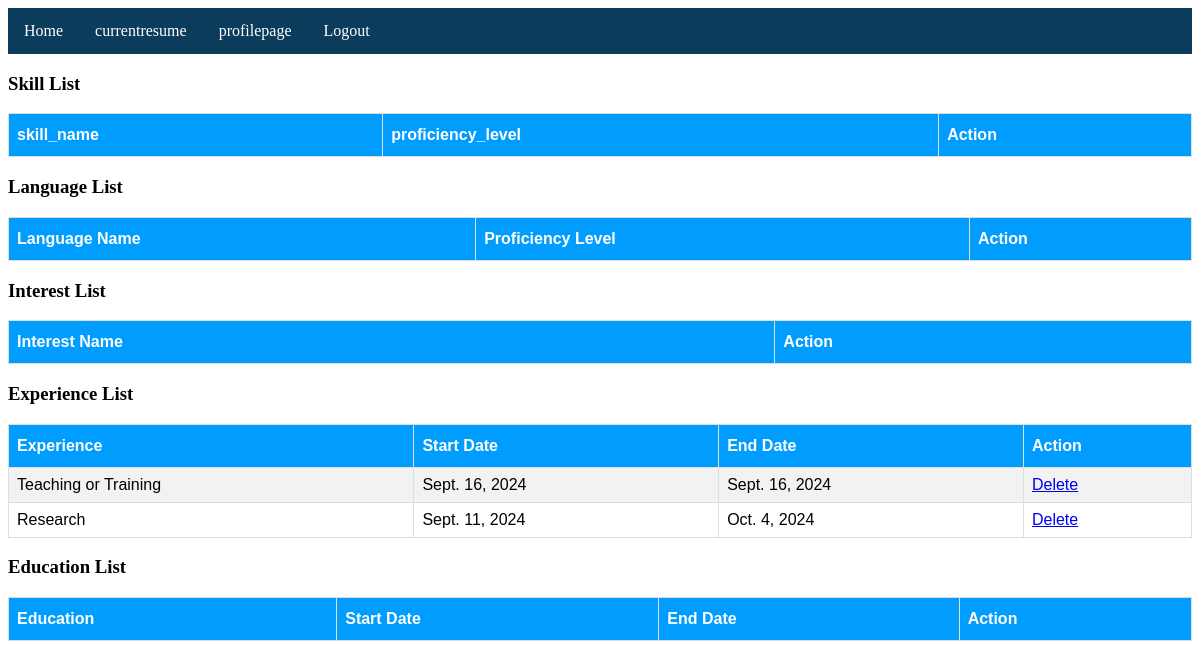
Page /Experience_list/ (signed in) on the committed database.
### myapp/models.py (models this page shows, shortened)
class Experience_Model(models.Model):
    user=models.ForeignKey(Custom_user,null=True,on_delete=models.CASCADE)
    title=models.CharField(max_length=100, null=True)
    start_date=models.DateField(max_length=100, null=True)
    end_date=models.DateField(max_length=100, null=True)

### myproject/views.py (the view)
# urls.py: path('Experience_list/', Experience_list, name='Experience_list'),
def Experience_list(req):
    current_user=req.user
    myexp=Experience_Model.objects.filter(user=current_user)
    return render(req, 'skill_list.html',{'myexp':myexp})

### template/skill_list.html (shortened to what this page needs)
{% extends 'base.html' %}
{% block body %}
<!DOCTYPE html>
<html>
<head>
</head>
<body>
<h3>Skill List</h3>
<table id="customers">
  <tr>
    <th>skill_name</th>
    <th>proficiency_level</th>
    <th>Action</th>
 </tr>
</table>
<h3>Language List</h3>
<table id="customers">
  <tr>
    <th>Language Name</th>
    <th>Proficiency Level</th>
    <th>Action</th>
 </tr>
</table>
<h3>Interest List</h3>
<table id="customers">
  <tr>
    <th>Interest Name</th>
    <th>Action</th>
 </tr>
</table>
<h3>Experience List</h3>
<table id="customers">
  <tr>
    <th>Experience</th>
    <th>Start Date</th>
    <th>End Date</th>
    <th>Action</th>
 </tr>
  {% for i in myexp %}
  <tr>
    <td>{{i.title}}</td>
    <td>{{i.start_date}}</td>
    <td>{{i.end_date}}</td>
    <td>
       <a href="{% url 'exdeletepage' i.id %}">Delete</a>
    </td>
  {% endfor %}
</table>
<h3>Education List</h3>
<table id="customers">
  <tr>
    <th>Education</th>
    <th>Start Date</th>
    <th>End Date</th>
    <th>Action</th>
 </tr>
</table>
</body>
</html>
{% endblock body %}

### template/base.html (style rules this page uses)
body { background-color:white; }

### template/skill_list.html (style rules this page uses)
#customers { font-family: Arial, Helvetica, sans-serif; border-collapse: collapse; width: 100%; }
#customers td, #customers th { border: 1px solid #ddd; padding: 8px; }
#customers tr:nth-child(even) { background-color: #f2f2f2; }
#customers th { padding-top: 12px; padding-bottom: 12px; text-align: left; background-color: rgb(0, 157, 255); color: white; }

### rows in the picture
Experience_Model: title "Teaching or Training", start_date "Sept. 16, 2024", end_date "Sept. 16, 2024"
Experience_Model: title "Research", start_date "Sept. 11, 2024", end_date "Oct. 4, 2024"
